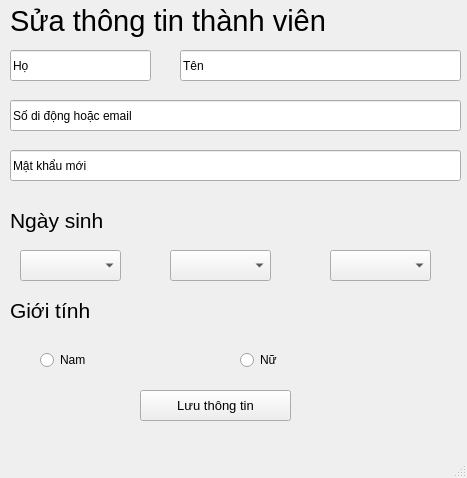
<?xml version="1.0" encoding="UTF-8"?>
<ui version="4.0">
 <class>MainWindow</class>
 <widget class="QMainWindow" name="MainWindow">
  <property name="geometry">
   <rect>
    <x>0</x>
    <y>0</y>
    <width>467</width>
    <height>478</height>
   </rect>
  </property>
  <property name="windowTitle">
   <string>MainWindow</string>
  </property>
  <widget class="QWidget" name="centralwidget">
   <widget class="QLabel" name="label">
    <property name="geometry">
     <rect>
      <x>10</x>
      <y>0</y>
      <width>451</width>
      <height>41</height>
     </rect>
    </property>
    <property name="font">
     <font>
      <pointsize>22</pointsize>
     </font>
    </property>
    <property name="text">
     <string>Sửa thông tin thành viên</string>
    </property>
   </widget>
   <widget class="QPushButton" name="pushButton">
    <property name="geometry">
     <rect>
      <x>140</x>
      <y>390</y>
      <width>151</width>
      <height>31</height>
     </rect>
    </property>
    <property name="font">
     <font>
      <pointsize>10</pointsize>
     </font>
    </property>
    <property name="text">
     <string>Lưu thông tin</string>
    </property>
   </widget>
   <widget class="QLineEdit" name="lineEdit_3">
    <property name="geometry">
     <rect>
      <x>10</x>
      <y>100</y>
      <width>451</width>
      <height>31</height>
     </rect>
    </property>
    <property name="text">
     <string>Số di động hoặc email</string>
    </property>
   </widget>
   <widget class="QComboBox" name="comboBox">
    <property name="geometry">
     <rect>
      <x>20</x>
      <y>250</y>
      <width>101</width>
      <height>31</height>
     </rect>
    </property>
   </widget>
   <widget class="QComboBox" name="comboBox_3">
    <property name="geometry">
     <rect>
      <x>330</x>
      <y>250</y>
      <width>101</width>
      <height>31</height>
     </rect>
    </property>
   </widget>
   <widget class="QLineEdit" name="lineEdit_2">
    <property name="geometry">
     <rect>
      <x>180</x>
      <y>50</y>
      <width>281</width>
      <height>31</height>
     </rect>
    </property>
    <property name="text">
     <string>Tên</string>
    </property>
   </widget>
   <widget class="QLineEdit" name="lineEdit">
    <property name="geometry">
     <rect>
      <x>10</x>
      <y>50</y>
      <width>141</width>
      <height>31</height>
     </rect>
    </property>
    <property name="text">
     <string>Họ</string>
    </property>
   </widget>
   <widget class="QLabel" name="label_3">
    <property name="geometry">
     <rect>
      <x>10</x>
      <y>200</y>
      <width>141</width>
      <height>41</height>
     </rect>
    </property>
    <property name="font">
     <font>
      <pointsize>16</pointsize>
     </font>
    </property>
    <property name="text">
     <string>Ngày sinh</string>
    </property>
   </widget>
   <widget class="QComboBox" name="comboBox_2">
    <property name="geometry">
     <rect>
      <x>170</x>
      <y>250</y>
      <width>101</width>
      <height>31</height>
     </rect>
    </property>
   </widget>
   <widget class="QRadioButton" name="radioButton_2">
    <property name="geometry">
     <rect>
      <x>240</x>
      <y>350</y>
      <width>95</width>
      <height>20</height>
     </rect>
    </property>
    <property name="text">
     <string>Nữ</string>
    </property>
   </widget>
   <widget class="QLineEdit" name="lineEdit_4">
    <property name="geometry">
     <rect>
      <x>10</x>
      <y>150</y>
      <width>451</width>
      <height>31</height>
     </rect>
    </property>
    <property name="text">
     <string>Mật khẩu mới</string>
    </property>
   </widget>
   <widget class="QLabel" name="label_4">
    <property name="geometry">
     <rect>
      <x>10</x>
      <y>290</y>
      <width>141</width>
      <height>41</height>
     </rect>
    </property>
    <property name="font">
     <font>
      <pointsize>16</pointsize>
     </font>
    </property>
    <property name="text">
     <string>Giới tính</string>
    </property>
   </widget>
   <widget class="QRadioButton" name="radioButton">
    <property name="geometry">
     <rect>
      <x>40</x>
      <y>350</y>
      <width>95</width>
      <height>20</height>
     </rect>
    </property>
    <property name="text">
     <string>Nam</string>
    </property>
   </widget>
  </widget>
  <widget class="QMenuBar" name="menubar">
   <property name="geometry">
    <rect>
     <x>0</x>
     <y>0</y>
     <width>467</width>
     <height>26</height>
    </rect>
   </property>
  </widget>
  <widget class="QStatusBar" name="statusbar"/>
 </widget>
 <resources/>
 <connections/>
</ui>
